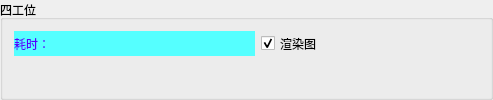
    <widget class="QGroupBox" name="groupBox_9">
     <property name="title">
      <string>四工位</string>
     </property>
     <layout class="QGridLayout" name="gridLayout_10">
      <item row="0" column="2">
       <widget class="QLabel" name="label_FourthResult">
        <property name="minimumSize">
         <size>
          <width>151</width>
          <height>0</height>
         </size>
        </property>
        <property name="maximumSize">
         <size>
          <width>151</width>
          <height>51</height>
         </size>
        </property>
        <property name="styleSheet">
         <string notr="true">image: url(:/CMainWindow/Resources/OK.svg);</string>
        </property>
        <property name="text">
         <string/>
        </property>
       </widget>
      </item>
      <item row="1" column="0" colspan="3">
       <widget class="MyLabel" name="label_FourthImage">
        <property name="styleSheet">
         <string notr="true">background-image: url(:/CMainWindow/Resources/background.png);</string>
        </property>
        <property name="text">
         <string/>
        </property>
       </widget>
      </item>
      <item row="0" column="0">
       <widget class="QLabel" name="label_FourthTime">
        <property name="minimumSize">
         <size>
          <width>241</width>
          <height>0</height>
         </size>
        </property>
        <property name="maximumSize">
         <size>
          <width>241</width>
          <height>51</height>
         </size>
        </property>
        <property name="styleSheet">
         <string notr="true">background-color: rgb(85, 255, 255);
color: rgb(85, 0, 255);</string>
        </property>
        <property name="text">
         <string>耗时：</string>
        </property>
       </widget>
      </item>
      <item row="0" column="1">
       <widget class="QCheckBox" name="checkBox_RenderFourth">
        <property name="maximumSize">
         <size>
          <width>16777215</width>
          <height>51</height>
         </size>
        </property>
        <property name="text">
         <string>渲染图</string>
        </property>
        <property name="checked">
         <bool>true</bool>
        </property>
       </widget>
      </item>
     </layout>
    </widget>
